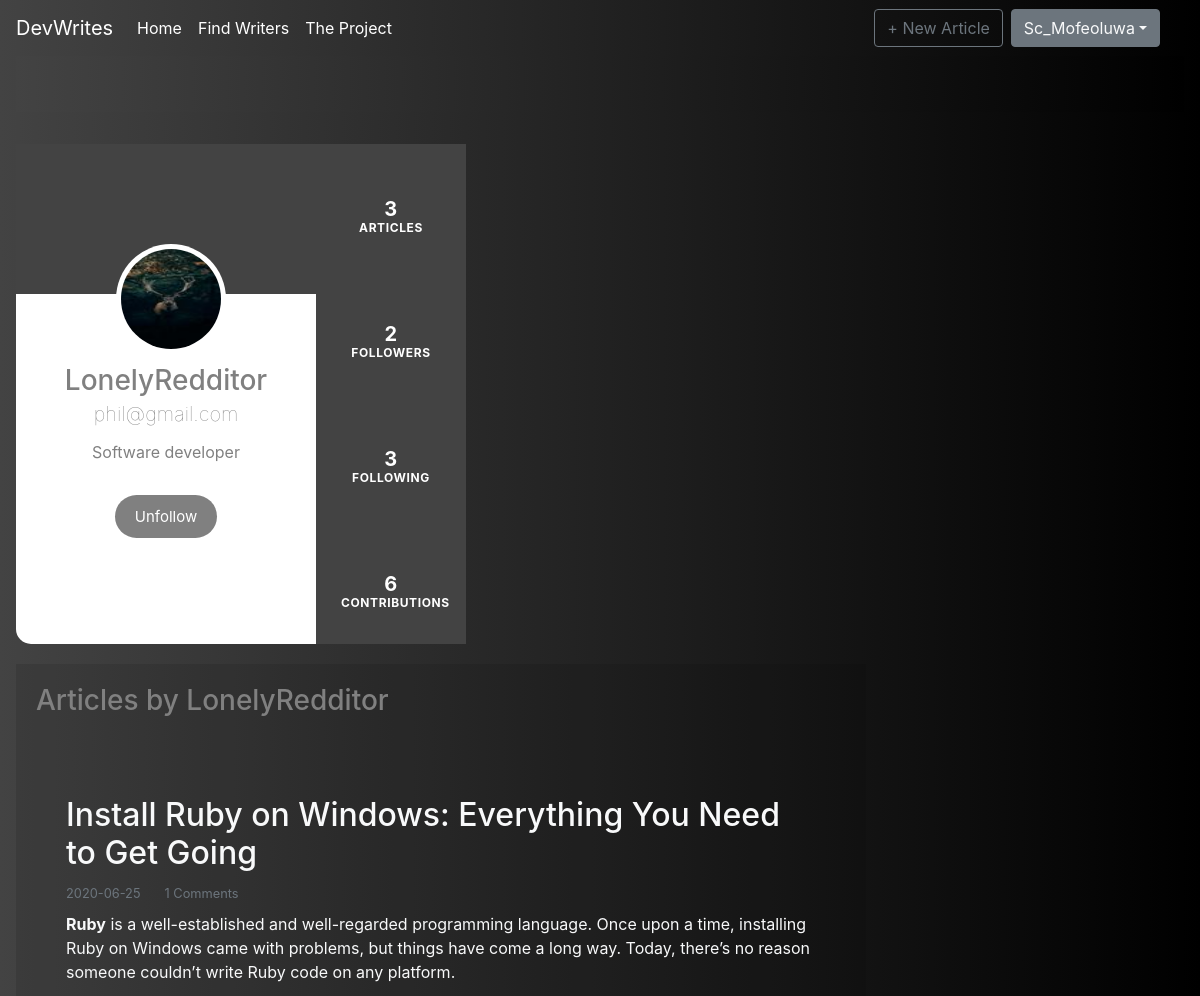
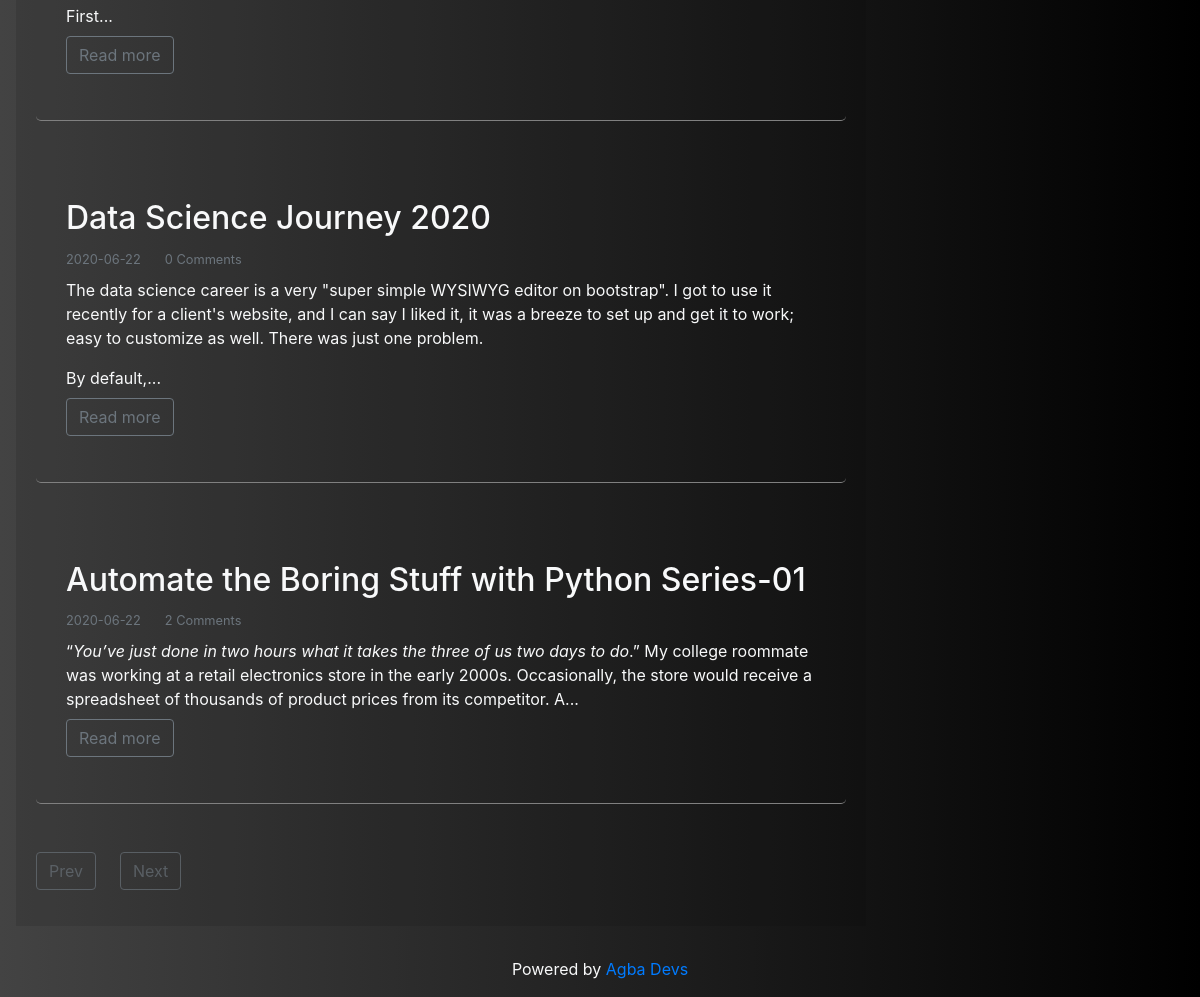
Screenshot of /LonelyRedditor (signed in) with the database file from the repository (2 pictures, top to bottom).
### Social_Blog/models.py (models this page shows, shortened)
class User(db.Model, UserMixin):
    id = db.Column(db.Integer,primary_key=True)
    username = db.Column(db.String(20),unique=True,nullable=False)
    email = db.Column(db.String(40),unique=True,nullable=False)
    image_file = db.Column(db.String(20),nullable=False, default='default.jpg')
    bio = db.Column(db.String(120), nullable=False, default='Developer and Technical Writer')
    password = db.Column(db.String(60),nullable=False)
    posts = db.relationship('Post', backref='author', lazy=True)
    followed = db.relationship('Follow',foreign_keys=[Follow.follower_id],
                                backref=db.backref('follower',lazy='joined'),
                                lazy='dynamic',cascade='all, delete-orphan')
    followers = db.relationship('Follow',foreign_keys=[Follow.followed_id],
                                backref=db.backref('followed',lazy='joined'),
                                lazy='dynamic',cascade='all, delete-orphan')
    comments = db.relationship('Comment',backref='author',lazy='dynamic')
    def is_following(self, user):
        return self.followed.filter_by(followed_id=user.id).first() is not None
    def __repr__(self):
        return f"User('{self.username}','{self.email}')"

class Post(db.Model):
    id = db.Column(db.Integer,primary_key=True)
    title = db.Column(db.String(100),nullable=False)
    date_posted = db.Column(db.DateTime, nullable=False, default=datetime.utcnow)
    content = db.Column(db.Text,nullable=False)
    slug = db.Column(db.String,unique=True,nullable=False)
    user_id = db.Column(db.Integer, db.ForeignKey('user.id'), nullable=False)
    comments = db.relationship('Comment',backref='post',lazy='dynamic')

### Social_Blog/routes.py (the view)
@app.route('/<string:user>', methods=['GET','POST'])
@login_required
def profile(user):
    user = User.query.filter_by(username=user).first()
    if user is None:
        return redirect(url_for('home'))
    article= len(user.posts)
    contributions = len(user.posts) + user.comments.count()
    image_file = url_for('static',filename='images/'+ user.image_file)
    page = request.args.get('page',1,type=int)
    posts=Post.query.filter_by(author=user).order_by(Post.date_posted.desc()).paginate(page=page, per_page=5)
    return render_template('profile.html',posts=posts,user=user,image_file=image_file, article=article, contributions=contributions)

### Social_Blog/models.py (called while the page is built)
@login_manager.user_loader
def load_user(user_id:int):
     return User.query.get(user_id)

### Social_Blog/templates/profile.html (shortened to what this page needs)
{% extends 'layout.html' %}
{% block body %}
<div class="position-relative overflow-hidden p-3 p-md-5 m-md-3 text-center bg"></div>
        <div class="cover-container d-flex w-100 h-100 p-3 mx-auto flex-column">
            <div class='wrap'>
                <div class='profile-container text-light'>
                    <div class='left-container'>
                        <div class='upper-container'>
                            <div class='image-container'>
                                <img src='{{ image_file }}'>
                            </div>
                        </div>
                        <div class='lower-container'>
                            <div>
                                <h3>{{ user.username }}</h3>
                                <h5>{{ user.email }}</h5>
                            </div>
                            <div>
                                <p>{{user.bio}}</p>
                            </div>
                            <div>
                                {% if user==current_user %}
                                <a href='{{url_for("update",user=user.username)}}' class='button'>Update Profile</a>
                                {% else %}
                                    {% if not current_user.is_following(user) %}
                                        <a href='{{url_for("follow",username=user.username)}}' class='button'>Follow</a>
                                    {% else %}
                                        <a href='{{url_for("unfollow",username=user.username)}}' class='button'>Unfollow</a>
                                    {% endif %}
                                {% endif %}
                            </div>
                        </div>
                    </div>
                    <div class='right-container'>
                        <div class='articles'>
                            {{ article }}
                            <p class="small"><b><a class='wait' href='#articles'>ARTICLES</a></b></p>
                        </div>
                        <div class='followers'>{{user.followers.count()}}
                            <p class="small"><b><a class='wait' href='{{url_for("followers",user=user.username)}}'>FOLLOWERS</a></b></p>
                        </div>
                        <div class='following'>{{user.followed.count()}}
                            <p class="small"><b><a class='wait' href='{{url_for("followed",user=user.username)}}'>FOLLOWING</a></b></p>
                        </div>
                        <div class='following'>{{ contributions }}
                            <p class="small"><b><a class='wait' href='#articles'>CONTRIBUTIONS</a></b></p>
                        </div>
                    </div>
                </div>
                <div class='page-b page text-light'>
                    <h3 class='mb-4' id='articles' style='color:grey'>Articles by {{user.username}}</h3>
                    {% if posts.items|length== 0 %}
                    <i class='text-muted'>No articles by this user yet</i>
                    {% else %}
                        {% for post in posts.items %}
                            <div class='mb-6 bg-page text-light' style='border-bottom: 1px solid grey;'>
                                <br>
                                <h2>{{ post.title }}</h2>
                                <small class='mb-2 text-muted'>{{ post.date_posted.strftime('%Y-%m-%d') }}</small><small class='ml-4 text-muted'>{{post.comments.count()}} Comments</small>
                                <div class='mt-2'>{{ post.content|safe|truncate(300)}} <br> <a href='{{url_for("post",post_author=post.author.username,post_slug=post.slug)}}' class='btn btn-outline-secondary mt-2'>Read more</a></div>
                            </div>
                                <br>
                        {% endfor %}
                    {% endif %}
                    <ul class='pagination mt-4'>
                        <li>
                            {% if posts.has_prev %}
                                <a class='btn btn-outline-secondary' href=' {{ url_for("home",page=posts.page-1)}} '>Prev</a>
                            {% else %}
                                <a class='btn btn-outline-secondary disabled' href=' {{ url_for("home",page=posts.page-1)}} '>Prev</a>
                            {% endif %}
                        </li>
                        <li >
                            {% if posts.has_next %}
                                <a class='btn btn-outline-secondary ml-4' href=' {{ url_for("home",page=posts.page+1)}} '>Next</a>
                            {% else %}
                                <a class='btn btn-outline-secondary disabled ml-4' href=' {{ url_for("home",page=posts.page+1)}} '>Next</a>
                            {% endif %}
                         </li>
                    </ul>
                </div>
                <br>
            </div>
        </div>
{% endblock %}

### Social_Blog/templates/layout.html (shortened to what this page needs)
<!DOCTYPE html>
<html>
    <head>
        <link rel="stylesheet" href="{{url_for('static',filename='css/bootstrap.min.css')}}">
        <link rel="stylesheet" href="{{url_for('static',filename='css/main.css')}}">
    </head>
    <body class="bg">
      <nav class="navbar navbar-expand-sm navbar-dark bg fixed-top">
        <a class="navbar-brand" href="#">DevWrites</a>
        <div class="collapse navbar-collapse" id="navbarsExample03">
          <ul class="navbar-nav mr-auto">
            <li class="nav-item active menu-bar">
              <a class="nav-link" href="{{url_for('home')}}">Home <span class="sr-only">(current)</span></a>
            </li>
            <li class="nav-item active menu-bar">
              <a class="nav-link" href="{{url_for('find_writers')}}" >Find Writers</a>
            </li>
            <li class="nav-item active menu-bar">
              <a class="nav-link" href="{{url_for('project')}}" >The Project</a>
            </li>
          </ul>
          {% if current_user.posts|length==0 %}
            <a class="btn btn-outline-secondary mr-2" href="{{url_for('new_post')}}">+ Your First Article</a>
          {% else %}
            <a class="btn btn-outline-secondary mr-2" href="{{url_for('new_post')}}">+ New Article</a>
          {% endif %}
          <form class="form-inline my-2 my-md-0">
            <div class="dropdown">
              <button class="btn btn-secondary dropdown-toggle text-light mr-4" type='button' id="dropdownMenuButton" data-toggle="dropdown" aria-haspopup="true" aria-expanded="false">{{current_user.username}}</button>
            </div>
          </form>
        </div>
      </nav>
      {% block body %} {% endblock %}
      <footer class="mastfoot mt-auto">
        <div class="inner">
          <p class='text-light text-center'>Powered by <a href="https://www.github.com/Johnkayode/Flask-blog">Agba Devs</a>
        </div>
      </footer>
    </body>
</html>

### Social_Blog/static/css/main.css (style rules this page uses)
.bg { background: #000000; background: -webkit-linear-gradient(to right, #434343, #000000); background: linear-gradient(to right, #434343, #000000); }
.wrap { display:flex; flex-wrap:wrap; justify-content: space-between; }
.page { padding: 20px; width: 100%; max-width: 1000px; height: 100%; border: 0px solid rgba(0,0,0,.3); box-sizing: border-box; background: rgba(0,0,0,.1); margin-bottom: 15px; }
.page-b { padding: 20px; width: 100%; max-width: 850px; height: 100%; border: 0px solid rgba(0,0,0,.3); box-sizing: border-box; }
.bg-page { border-radius: 5px; padding: 30px; text-align: left; }
.profile-container { width: 450px; height: 500px; background: #ffffff; box-sizing: border-box; display: block; align-items: center; justify-content: center; border-radius: 15px; margin-bottom: 20px; }
.upper-container { height: 150px; background: #434343; }
.image-container { background: #ffffff; width: 110px; height: 110px; border-radius: 50%; padding: 5px; transform: translate(100px,100px); }
.image-container img { width: 100px; height: 100px; border-radius: 50%; }
.lower-container { height: 350px; background: #ffffff; padding: 20px; padding-top: 70px; text-align: center; }
.lower-container h5 { box-sizing: border-box; line-height: .6; font-weight: lighter; margin-top: 10px; margin-bottom: 20px; }
.lower-container p { margin-bottom: 40px; }
.lower-container .button { padding: 12px 20px; background: gray; color: #FFFFFF; border: none; border-radius: 30px; font-size: 15px; text-decoration: none; transition: all .3s ease-in; }
.left-container { position: relative; width: 300px; height: 400px; float: left; color: grey; text-align: center; justify-content: center; align-content: center; overflow: hidden; }
.right-container { position: relative; width:150px; height: 100%; float: right; color:#ffffff; text-align: center; background: #434343; }
.articles, .followers, .following { margin-top: 25px; width: 150px; background: #434343; height: 100px; cursor: pointer; letter-spacing: 0.03em; padding: 25px; vertical-align: middle; justify-content: center; font-size: 20px; font-weight: bold; box-sizing: border-box; }
.wait { text-decoration: none; color: #ffffff; }
.small { font-size: 12px; margin-top: -5px; }

### rows the page displays
User: username "Sc_Mofeoluwa"
User: username "LonelyRedditor", email "phil@gmail.com", bio "Software developer"
Post: title "Install Ruby on Windows: Everything You Need to Get Going", date_posted "2020-06-25", comments.count "1", content "Ruby is a well-established and well-regarded programming language. Once upon a time, installing Ruby on Windows came with problems, but things have come a long way. Today, there’s no reason someone couldn’t write Ruby code on any platform. First..."
Post: title "Data Science Journey 2020", date_posted "2020-06-22", comments.count "0", content "The data science career is a very \"super simple WYSIWYG editor on bootstrap\". I got to use it recently for a client's website, and I can say I liked it, it was a breeze to set up and get it to work; easy to customize as well. There was just one problem. By default,..."
Post: title "Automate the Boring Stuff with Python Series-01", date_posted "2020-06-22", comments.count "2", content "“ You’ve just done in two hours what it takes the three of us two days to do .” My college roommate was working at a retail electronics store in the early 2000s. Occasionally, the store would receive a spreadsheet of thousands of product prices from its competitor. A..."

### other values shown
{{ article }} "3"
{{ user.followers.count() }} "2"
{{ user.followed.count() }} "3"
{{ contributions }} "6"
